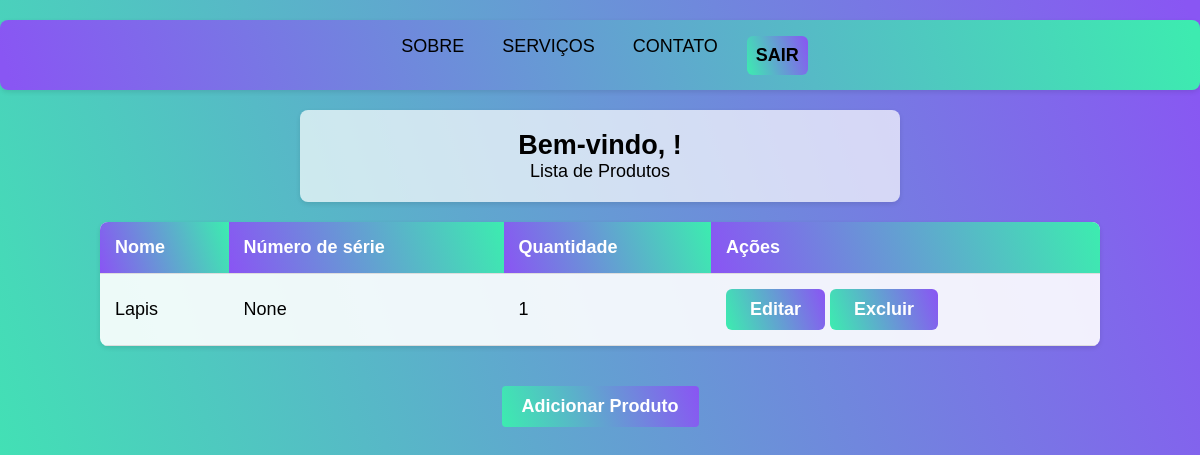
/produtos/, run on an earlier commit of the app's database.
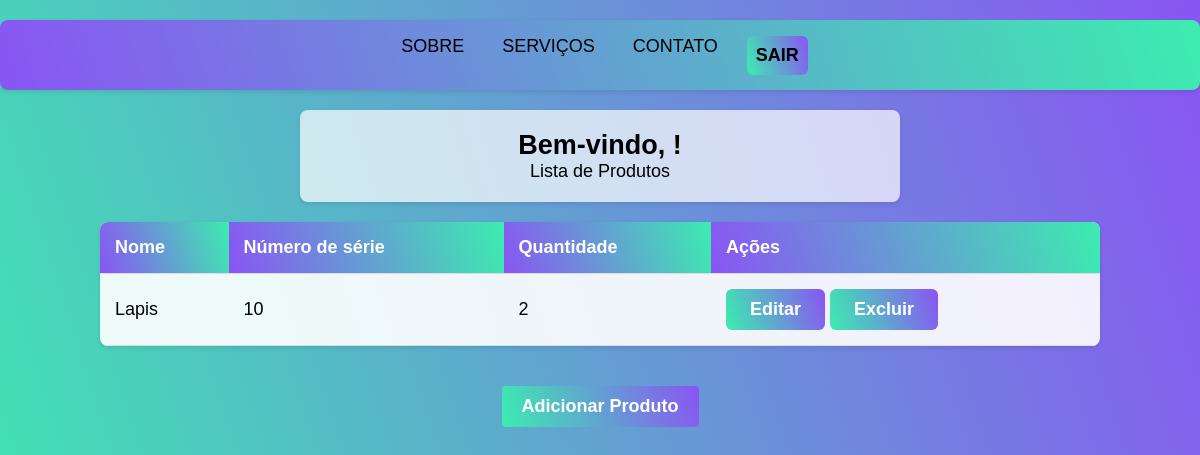
And on a later commit of the database.
### todos/models.py (models this page shows, shortened)
class Produto(models.Model):
	nome = models.CharField(max_length=100, null=False, blank=False)
	numero_serie = models.CharField(max_length=50, null=False, blank=False, unique=True)
	descricao = models.TextField(null=True, blank=True)
	categoria = models.ForeignKey(Categoria, on_delete=models.PROTECT, null=True)
	fornecedor = models.ForeignKey(Fornecedor, on_delete=models.PROTECT, null=True)
	quantidade = models.IntegerField(null=False, blank=False, default=0)
	quantidade_minima = models.IntegerField(null=False, blank=False, default=5)
	preco_custo = models.DecimalField(max_digits=10, decimal_places=2, null=False, blank=False, default=0)
	preco_venda = models.DecimalField(max_digits=10, decimal_places=2, null=False, blank=False, default=0)
	localizacao = models.CharField(max_length=50, null=True, blank=True)
	imagem = models.ImageField(upload_to='produtos/', null=True, blank=True)
	data_entrada = models.DateField(default=timezone.now)
	data_validade = models.DateField(null=True, blank=True)
	ativo = models.BooleanField(default=True)
	class Meta:
		verbose_name = 'Produto'
		verbose_name_plural = 'Produtos'

### todos/views.py (the view)
# urls.py: path('produtos/', ProdutoListView.as_view(), name='produto_list'),
class ProdutoListView(ListView):
    model = Produto
    template_name = 'todos/produto_list.html'

### todos/templates/todos/produto_list.html (shortened to what this page needs)
{% load static %}
<!DOCTYPE html>
<html lang="pt-br">
<head>
</head>
<body>
    <div class="navbar">
        <div class="flex">
            <nav>
                <ul>
                    <li><a href="{% url 'sobre' %}">SOBRE</a></li>
                    <li><a href="{% url 'todo_servico' %}">SERVIÇOS</a></li>
                    <li><a href="#">CONTATO</a></li>
                    <li><a href="{% url 'logout' %}" class="logout-btn">SAIR</a></li>
                </ul>
            </nav>
        </div>
    </div>
    <div class="welcome-message">
        <h2>Bem-vindo, {{ user.first_name|default:user.username }}!</h2>
        <p>Lista de Produtos</p>
    </div>
    <div class="produtos-table">
        <table>
            <thead>
                <tr>
                    <th>Nome</th>
                    <th>Número de série</th>
                    <th>Quantidade</th>
                    <th>Ações</th>
                </tr>
            </thead>
            <tbody>
                {% for produto in object_list %}
                <tr>
                    <td>{{ produto.nome }}</td>
                    <td>{{ produto.numero_serie }}</td>
                    <td>{{ produto.quantidade }}</td>
                    <td>
                        <a href="{% url 'produto_update' produto.pk %}" class="action-btn edit-btn">Editar</a>
                        <a href="{% url 'produto_delete' produto.pk %}" class="action-btn delete-btn">Excluir</a>
                    </td>
                </tr>
                {% empty %}
                <tr>
                    <td colspan="4">Nenhum produto cadastrado.</td>
                </tr>
                {% endfor %}
            </tbody>
        </table>
    </div>
    <a href="{% url 'produto_create' %}" class="back-btn">Adicionar Produto</a>
</body>
</html>

### todos/templates/todos/produto_list.html (style rules this page uses)
* { margin: 0; padding: 0; box-sizing: border-box; }
body { background: linear-gradient(72deg, #3DEBB0 1%, #8956f3 99%); font-family: 'Montserrat', Arial, sans-serif; font-size: 18px; text-align: center; min-height: 100vh; color: black; }
.navbar { background: linear-gradient(72deg, #8956f3 1%, #3DEBB0 99%); height: 70px; padding: 0 20px; margin: 20px auto; border-radius: 8px; box-shadow: 0 2px 5px rgba(0,0,0,0.1); }
.navbar .flex { display: flex; justify-content: center; align-items: center; height: 100%; }
.navbar ul { display: flex; margin: 0; list-style: none; }
.navbar a { color: black; text-decoration: none; padding: 9px; margin: 0 10px; transition: all 0.3s ease; font-family: 'Montserrat', Arial, sans-serif; font-size: 18px; }
.produtos-table { width: 90%; max-width: 1000px; margin: 20px auto; background: rgba(255, 255, 255, 0.9); border-radius: 8px; box-shadow: 0 2px 5px rgba(0,0,0,0.1); overflow: hidden; }
.produtos-table table { width: 100%; border-collapse: collapse; }
.produtos-table th, .produtos-table td { padding: 15px; text-align: left; border-bottom: 1px solid #ddd; }
.produtos-table th { background: linear-gradient(72deg, #8956f3 1%, #3DEBB0 99%); color: white; }
button, .btn, .action-btn, .back-btn, .logout-btn { font-family: 'Montserrat', Arial, sans-serif; font-size: 18px; font-weight: bold; padding: 10px 24px; border: none; border-radius: 6px; background: linear-gradient(72deg, #3DEBB0 1%, #8956f3 99%); color: white; cursor: pointer; transition: background 0.3s, color 0.3s, transform 0.2s, opacity 0.2s; text-decoration: none; display: inline-block; }
.welcome-message { background-color: rgba(255, 255, 255, 0.7); padding: 20px; border-radius: 8px; margin: 20px auto; max-width: 600px; box-shadow: 0 2px 5px rgba(0,0,0,0.1); }
.back-btn { display: inline-block; padding: 10px 20px; background: linear-gradient(72deg, #3DEBB0 1%, #8956f3 99%); color: white; text-decoration: none; border-radius: 4px; margin: 20px; transition: all 0.3s ease; }
h1, h2, h3, h4 { font-family: 'Montserrat', Arial, sans-serif; font-weight: bold; }

What changed in the data, as far as the page shows it:
changed Produto "Lapis": numero_serie "None" → "10"; quantidade "1" → "2"
